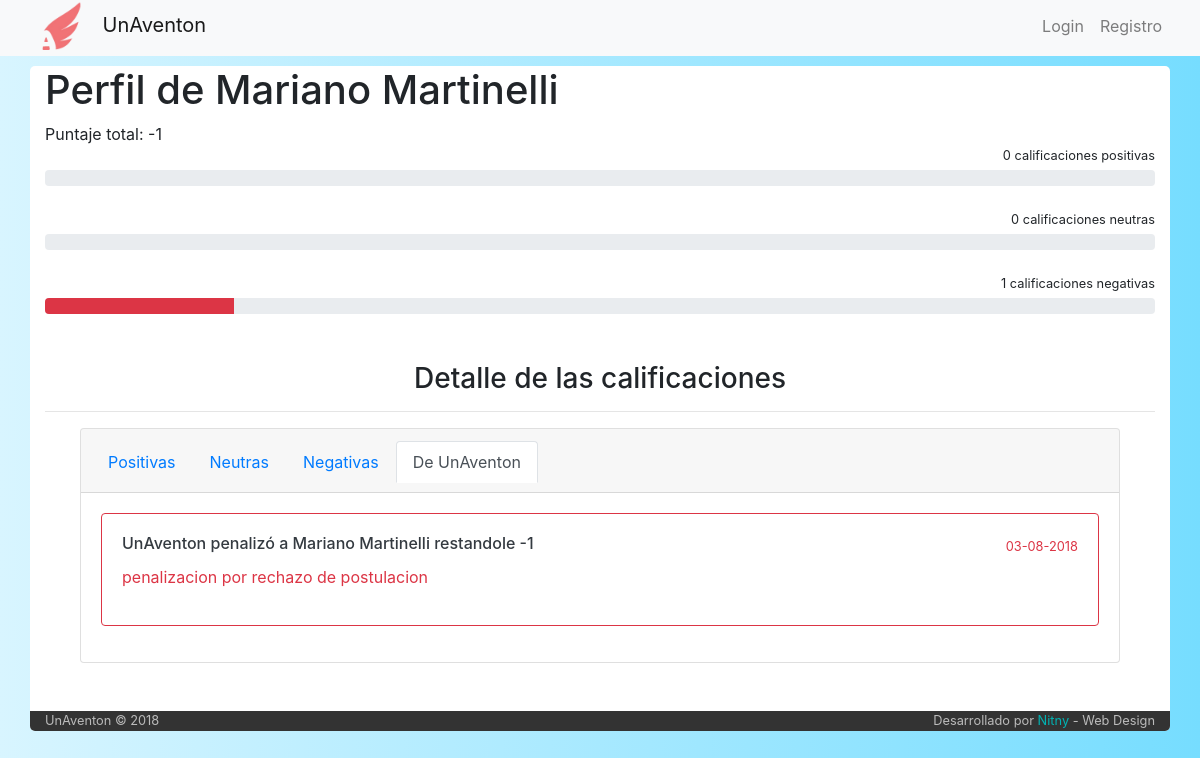
The page /usuario/7/sistema on the database its author committed.
### tables this page shows
CREATE TABLE `usuario` (
  `idUser` int(6) NOT NULL,
  `email` varchar(50) NOT NULL,
  `clave` varchar(50) NOT NULL,
  `nombre` varchar(50) NOT NULL,
  `apellido` varchar(50) NOT NULL,
  `admin` int(1) NOT NULL DEFAULT '0',
  `estadoUsuario` int(11) NOT NULL DEFAULT '1',
  `recuperarPassword` int(1) NOT NULL DEFAULT '0'
);

CREATE TABLE `calificacion` (
  `idCalificacion` int(6) NOT NULL,
  `idCalificador` int(6) NOT NULL,
  `idCalificado` int(6) NOT NULL,
  `tipo` varchar(10) NOT NULL,
  `idViaje` int(6) NOT NULL,
  `fecha` datetime NOT NULL,
  `calificacion` varchar(6) DEFAULT NULL,
  `comentario` varchar(255) NOT NULL
);

### index.php (called while the page is built, shortened)
<?php
	include ('core/helpers.php');
	include ('php/inicio_body.php');
	$router = new Router;
	$vars = $router->get_variables();
	render($vars);
	include ('php/cierre_body.php');

### core/helpers.php (called while the page is built, shortened)
<?php
function calificacion($idUser){
  include('php/conexion.php');
  $calificaciones=mysqli_query($conexion,"SELECT SUM(calificacion) as calificacion_final
                                          from calificacion
                                          where calificacion.idCalificado='$idUser' AND calificacion.calificacion IS NOT NULL")
                                          or die ("error calculo calificacion");
  return(mysqli_fetch_array($calificaciones)['calificacion_final']+0);
}

### controller/usuario.php (the view, shortened to what this page needs)
<?php
	function render($vars = [])
	{
    include('php/conexion.php');
		if(isset($vars[1]))
		{
			switch ($vars[1])
			{
					case "sistema":
							$positivas = "";
							$neutras = "";
							$negativas = "";
							$sistema = "active";
							$estilo = "danger";
							$vars[1] = "del sistema";
							$sql = "SELECT calificacion.fecha, calificacion.calificacion, calificacion.comentario \n"
									. "FROM calificacion\n"
									. "WHERE calificacion.idCalificado = $vars[0] AND calificacion.tipo = 3";
							break;
			}
		}
    $c = mysqli_query($conexion, $sql) or die(mysqli_error($conexion));
    $usuario=mysqli_query($conexion,"SELECT *
                                    from usuario
                                    where idUser='$vars[0]'")
                                    or die ("problemas en el select de usuarios");
    $usuario=mysqli_fetch_array($usuario);
    ?>
    <h1>Perfil de <?php echo $usuario['nombre']." ".$usuario['apellido'];?> </h1>
    <?php $calificaciones = calificacion_grafica_simple($usuario['idUser']);
    echo "Puntaje total: ".calificacion($vars[0])."
          <br>";
    echo  "<small class='float-right''>".$calificaciones['positivas']." calificaciones positivas </small> <br>";
    echo "<div class='progress'>
            <div class='progress-bar bg-success' role='progressbar' style='width: ".$calificaciones['porcentaje_pos']."%' aria-valuenow='25' aria-valuemin='0' aria-valuemax='100'></div>
          </div> <br>";
    echo  "<small class='float-right''>".$calificaciones['neutras']." calificaciones neutras </small> <br>";
    echo "<div class='progress'>
              <div class='progress-bar bg-info' role='progressbar' style='width: ".$calificaciones['porcentaje_neu']."%' aria-valuenow='25' aria-valuemin='0' aria-valuemax='100'></div>
          </div> <br>";
    echo  "<small class='float-right''>".$calificaciones['negativas']." calificaciones negativas </small> <br>";
    echo "<div class='progress'>
              <div class='progress-bar bg-danger' role='progressbar' style='width: ".$calificaciones['porcentaje_neg']."%' aria-valuenow='25' aria-valuemin='0' aria-valuemax='100'></div>
          </div> <br>";
    echo "<br>";
    ?>
    <h3 class="text-center"> Detalle de las calificaciones </h3>
    <hr>
    <div class="card text-center" style="width: 65rem;margin-left: auto; margin-right: auto">
      <div class="card-header">
        <ul class="nav nav-tabs card-header-tabs">
          <li class="nav-item">
            <a class="nav-link <?php echo $positivas?>" href="/usuario/<?php echo $vars[0];?>/positivas">Positivas</a>
          </li>
          <li class="nav-item">
            <a class="nav-link <?php echo $neutras?>" href="/usuario/<?php echo "$vars[0]";?>/neutras">Neutras</a>
          </li>
          <li class="nav-item">
            <a class="nav-link <?php echo $negativas?>" href="/usuario/<?php echo "$vars[0]";?>/negativas">Negativas</a>
          </li>
					<li class="nav-item">
						<a class="nav-link <?php echo $sistema?>" href="/usuario/<?php echo "$vars[0]";?>/sistema">De UnAventon</a>
					</li>
        </ul>
      </div>
      <div class="card-body">
        <div class="mCustomScrollbar" data-mcs-theme="dark-3" style="max-height: 500px; overflow: auto;">
					<?php
						if(mysqli_num_rows($c) == 0){
							?>
							<div class="alert alert-info mt-2 mb-4">
								<div class="card-body ">
									<h5 class="card-title">Parece que <?php echo $usuario['nombre'] . " " . $usuario['apellido'];?> no tiene calificaciones <?php echo (isset($vars[1])) ? $vars[1] : "positivas";?></h5>
									<small class="card-text">Su historial de calificaciones <?php echo (isset($vars[1])) ? $vars[1] : "positivas";?> se encontrará en esta sección.</small>
								</div>
							</div>
						<?php
					}
						else{
          while($calificacion = mysqli_fetch_array($c))
          {
						if($sistema != "active"){
	          ?>
	          <div class="card border-<?php echo $estilo;?> mb-3 w-100">
	            <div class="card-body text-<?php echo $estilo;?> text-left">
	              <h6 class="card-title text-dark"><?php echo $calificacion['nombre'] . " " . $calificacion['apellido'];?> Calificó a <?php echo $usuario['nombre'] . " " . $usuario['apellido'];?></h6>
	              <p class="card-text"><?php echo $calificacion['comentario'];?></p>
	              <small class="float-right" style="margin-top: -4.3rem; margin-bottom: 0rem"> <?php $date = date_create($calificacion['fecha']);
								echo $date->format('d-m-Y');?></small>
	            </div>
	          </div>
	          <?php
						}
						else {
							?>
							<div class="card border-<?php echo $estilo;?> mb-3 w-100">
								<div class="card-body text-<?php echo $estilo;?> text-left">
									<h6 class="card-title text-dark">UnAventon penalizó a <?php echo $usuario['nombre'] . " " . $usuario['apellido'];?> restandole <?php echo $calificacion['calificacion'];?></h6>
									<p class="card-text"><?php echo $calificacion['comentario'];?></p>
									<small class="float-right" style="margin-top: -4.3rem; margin-bottom: 0rem"> <?php $date = date_create($calificacion['fecha']);
									echo $date->format('d-m-Y');?></small>
								</div>
							</div>
							<?php
						}
          }
				}
          ?>
        </div>
      </div>
    </div>
    <br>
    <br>
  <?php
  }

### css/estilo-listado-vehiculos.css (style rules this page uses)
.card-header { height: 4rem; }

### css/stylo.css (style rules this page uses)
body { background-color: grey; }

### php/inicio_body.php (style rules this page uses)
body { background-color: #fff; background: linear-gradient(-90deg, #76ddff, #d8f5ff); }

### rows shown on the page
usuario: nombre "Mariano", apellido "Martinelli", estadoUsuario "1"
calificacion: calificacion "-1", comentario "penalizacion por rechazo de postulacion", fecha "03-08-2018"

### other values the page prints
calificacion($vars[0]) "-1"
$calificaciones['positivas'] "0"
$calificaciones['neutras'] "0"
